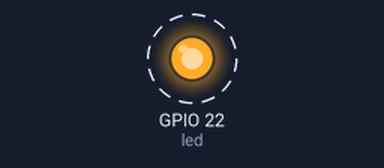
Simulated run of this program. Board: Raspberry Pi (BCM pin numbers). On the bench: output pins drawn as LEDs (lit = HIGH). Dashed ring = blinking. What the program prints to the terminal is not drawn. At 4.0 s the program stops and its outputs stay as they are.

Above: at 0.5 s.
Timing chart, 0 to 4.6 s (numbered marks = the images above):
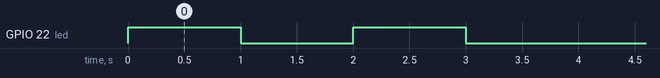

The program:

flashled.py
```python
from gpiozero import LED
from time import sleep

LED_PIN = 22

led = LED(LED_PIN)

print ("on")
led.on()
sleep(1)
print ("off")
led.off()
sleep(1)
print ("on")
led.on()
sleep(1)
print ("off")
led.off()
sleep(1)
```

Measured:
- by itself, GPIO 22 (led): alternates HIGH for 1.0 s and LOW for 1.0 s, 4 changes in all, then stays LOW
